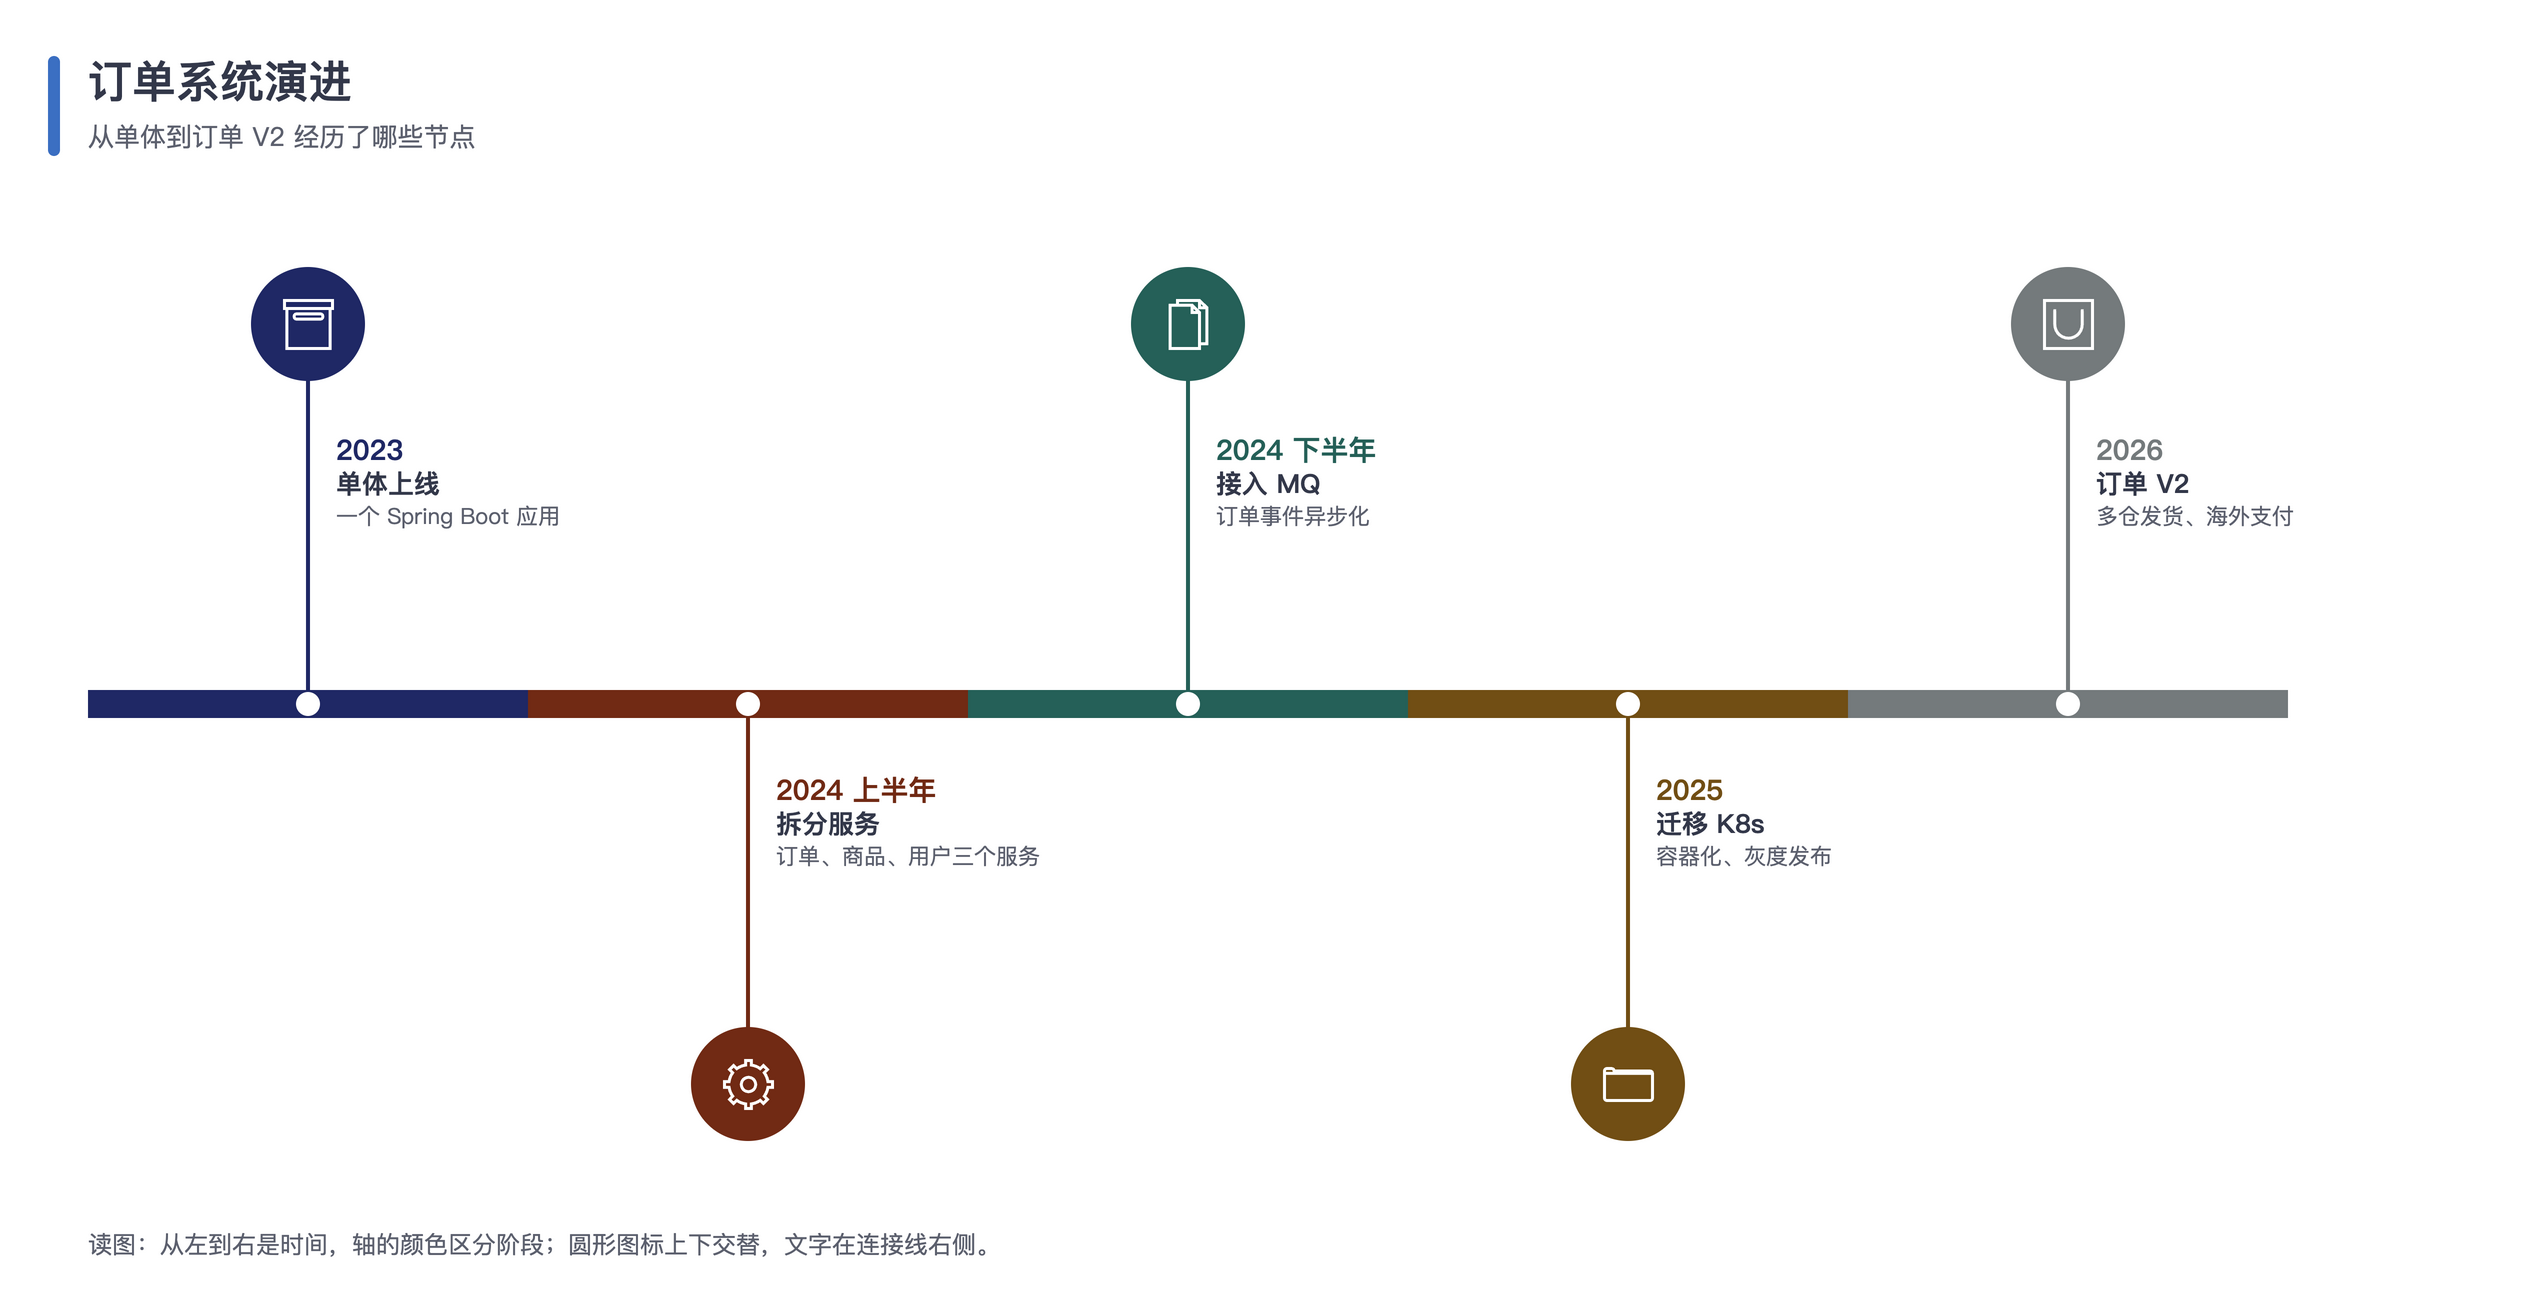

Here is the Python script that generated this plot:
#!/usr/bin/env python3
"""时间线：一条水平主轴分段着色，节点是带图标的圆，文字上下交替。

用到：rect 轴段、带图标的圆（box circle + icon）、line 连接线、text 文字块、按序循环交替摆位。
运行后在本目录生成 timeline.drawio 和 timeline.png。
"""
import os
import sys

HERE = os.path.dirname(os.path.abspath(__file__))
sys.path.insert(0, os.path.join(os.path.dirname(HERE), 'scripts'))
from drawio_kit import Diagram, SERIES  # noqa: E402

MIN_SIDE = int(os.environ.get('DIAGRAM_MIN_SIDE', 4000))

d = Diagram('订单系统演进', '从单体到订单 V2 经历了哪些节点')
EVENTS = [
    ('2023', '单体上线', '一个 Spring Boot 应用', 'ios7:box'),
    ('2024 上半年', '拆分服务', '订单、商品、用户三个服务', 'ios7:settings'),
    ('2024 下半年', '接入 MQ', '订单事件异步化', 'ios7:documents'),
    ('2025', '迁移 K8s', '容器化、灰度发布', 'ios7:folder'),
    ('2026', '订单 V2', '多仓发货、海外支付', 'ios7:bag'),
]
AXIS_Y, X0, SEG, R = 360, 60, 220, 28  # 主轴中线、起点、每段长度、圆半径
for i, (year, title, desc, icon) in enumerate(EVENTS):
    role = SERIES[i % len(SERIES)]
    dk = d.t.deep(role)
    x = X0 + i * SEG
    cx = x + SEG / 2
    d.rect(x, AXIS_Y - 7, SEG, 14, dk)  # 轴段
    d.vertex('', f'ellipse;aspect=fixed;fillColor={d.t.bg};strokeColor=none;', cx - 6, AXIS_Y - 6, 12, 12)  # 轴上的白点
    up = i % 2 == 0
    cy = AXIS_Y - 190 if up else AXIS_Y + 190
    d.line(cx, AXIS_Y - 7 if up else AXIS_Y + 7, cx, cy + R if up else cy - R, color=dk, width=2)
    d.box(cx - R, cy - R, 2 * R, 2 * R, '', role='white', shape='circle', extra=f'fillColor={dk};strokeColor={dk};')
    d.icon(cx - 12, cy - 12, 24, icon, color=d.t.bg)
    ty = AXIS_Y - 140 if up else AXIS_Y + 30  # 文字块在圆和轴之间，放在连接线右侧
    d.text(cx + 14, ty, SEG - 30, 110,
           f'<b style="font-size:14px;color:{dk}">{year}</b><br><b>{title}</b><br>'
           f'<span style="font-size:11px;color:{d.t.muted}">{desc}</span>', size=13, valign='top', html=True)

d.footer(60, AXIS_Y + 260, '读图：从左到右是时间，轴的颜色区分阶段；圆形图标上下交替，文字在连接线右侧。')

name = os.path.join(HERE, 'timeline')
d.save(name + '.drawio')
d.export(name + '.drawio', name + '.png', scale=d.scale_for(MIN_SIDE))
